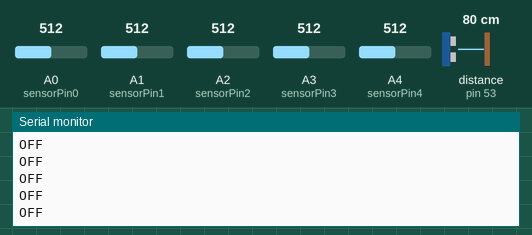
This sketch was run on a simulated Arduino Mega 2560, built with avr-gcc and run on an emulated ATmega2560. On the bench: the last lines printed to the serial monitor. Wiring (inferred from the names in the program): ultrasonic range finder: trigger pin 23; echo pin 53. Inputs (shaded band) come from the test bench; at power-on: A0 (sensorPin0) = 512, A4 (sensorPin4) = 512, A1 (sensorPin1) = 512, A2 (sensorPin2) = 512, A3 (sensorPin3) = 512, distance to the obstacle (sensor on pin 53) 80 cm. The echo pulse lasts 58.3 µs per cm.

Above: at 4.2 s.
4.3 s: A0 (sensorPin0) set to 11
5.8 s: A0 (sensorPin0) set to 8
At 6.8 s:
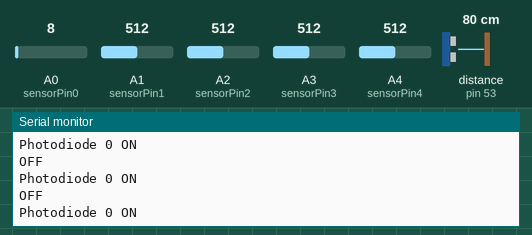
7.3 s: A4 (sensorPin4) set to 11
10.3 s: A4 (sensorPin4) set to 8
At 11.1 s:
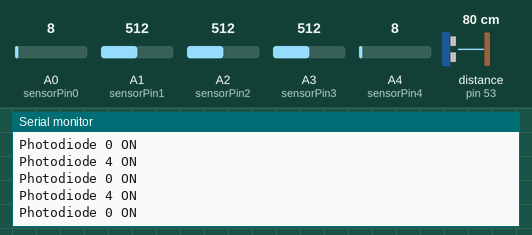

The sketch:

combineMidiPhotodiode.ino
```cpp
// define the pins used
#define VS1053_RX  2 // This is the pin that connects to the RX pin on VS1053

#define VS1053_RESET 9 // This is the pin that connects to the RESET pin on VS1053
// If you have the Music Maker shield, you don't need to connect the RESET pin!

// If you're using the VS1053 breakout:
// Don't forget to connect the GPIO #0 to GROUND and GPIO #1 pin to 3.3V
// If you're using the Music Maker shield:
// Don't forget to connect the GPIO #1 pin to 3.3V and the RX pin to digital #2

// See http://www.vlsi.fi/fileadmin/datasheets/vs1053.pdf Pg 31
#define VS1053_BANK_DEFAULT 0x00
#define VS1053_BANK_DRUMS1 0x78
#define VS1053_BANK_DRUMS2 0x7F
#define VS1053_BANK_MELODY 0x79

// See http://www.vlsi.fi/fileadmin/datasheets/vs1053.pdf Pg 32 for more!
#define VS1053_GM1_OCARINA 80
#define VS1053_GM1_CELLO 43
#define VS1053_GM1_APPLAUSE 127
#define VS1053_GM1_KALIMBA 109
#define VS1053_GM1_HARP 47
#define VS1053_GM1_CELESTA 9

#define MIDI_NOTE_ON  0x90
#define MIDI_NOTE_OFF 0x80
#define MIDI_CHAN_MSG 0xB0
#define MIDI_CHAN_BANK 0x00
#define MIDI_CHAN_VOLUME 0x07
#define MIDI_CHAN_PROGRAM 0xC0


#if defined(__AVR_ATmega328__) || defined(__AVR_ATmega328P__)
  #include <SoftwareSerial.h>
  SoftwareSerial VS1053_MIDI(0, 2); // TX only, do not use the 'rx' side
#else
  //on a Mega/Leonardo you may have to change the pin to one that
  // software serial support uses OR use a hardware serial port!
  #define VS1053_MIDI Serial1
#endif


int sensorPin0 = A0 ;
int sensorPin1 = A1;
int sensorPin2 = A2;
int sensorPin3 = A3;
int sensorPin4 = A4;
//int sensorPin5 = A5;
//int sensorPin6 = A6;
//int sensorPin7 = A7;
//int sensorPin8 = A8;

int sensorValue0 = 0;
int sensorValue1 = 0;
int sensorValue2 = 0;
int sensorValue3 = 0;
int sensorValue4 = 0;
//int sensorValue5 = 0;
//int sensorValue6 = 0;
//int sensorValue7 = 0;
//int sensorValue8 = 0;

int volume = 127;
const int trigPin = 23;
const int echoPin = 53;

float duration, distance;

void setup() {
  Serial.begin(9600);
  pinMode(sensorPin0,INPUT);
  pinMode(sensorPin1,INPUT);
  pinMode(sensorPin2,INPUT);
  pinMode(sensorPin3,INPUT);
  pinMode(sensorPin4,INPUT);
//  pinMode(sensorPin5,INPUT);
 // pinMode(sensorPin6,INPUT);
 // pinMode(sensorPin7,INPUT);
 //                                                                                                         pinMode(sensorPin8,INPUT);
  Serial.println("VS1053 MIDI test");

  pinMode(trigPin, OUTPUT);
  pinMode(echoPin, INPUT);

  VS1053_MIDI.begin(31250); // MIDI uses a 'strange baud rate'

  pinMode(VS1053_RESET, OUTPUT);
  digitalWrite(VS1053_RESET, LOW);
  delay(10);
  digitalWrite(VS1053_RESET, HIGH);
  delay(10);

  midiSetChannelBank(0, VS1053_BANK_MELODY);
  midiSetInstrument(0, VS1053_GM1_HARP);
  midiSetChannelVolume(0, 127);
}

void loop() {

  digitalWrite(trigPin, LOW);
  delayMicroseconds(2);
  digitalWrite(trigPin, HIGH);
  delayMicroseconds(10);
  digitalWrite(trigPin, LOW);

  duration = pulseIn(echoPin, HIGH);
  distance = (duration*.0343)/2;

  if (distance > 20){
    volume = 127;}
  else if (distance > 15) {
      volume = 95;}
  else if (distance >  10) {
      volume = 64;}
  else {
      volume =32;}


// put your main code here, to run repeatedly:
  sensorValue0= analogRead(sensorPin0);
  sensorValue1 = analogRead(sensorPin1);
  sensorValue2 = analogRead(sensorPin2);
  sensorValue3 = analogRead(sensorPin3);
  sensorValue4 = analogRead(sensorPin4);
  //sensorValue5 = analogRead(sensorPin5);
  //sensorValue6 = analogRead(sensorPin6);
  //sensorValue7 = analogRead(sensorPin7);
  //sensorValue8 = analogRead(sensorPin8);
  if (sensorValue0 < 10){
    Serial.println("Photodiode 0 ON");
    midiNoteOn(0, 30, volume);}
  if (sensorValue1 < 10) {
    Serial.println("Photodiode 1 ON");
    midiNoteOn(0, 31, volume);}
  if (sensorValue2 < 10) {
    Serial.println("Photodiode 2 ON");
    midiNoteOn(0, 32, volume);}
  if (sensorValue3 < 10) {
    Serial.println("Photodiode 3 ON");
    midiNoteOn(0, 33, volume);}
  if (sensorValue4 < 10) {
    Serial.println("Photodiode 4 ON");
    midiNoteOn(0, 34, volume);}
 // if (sensorValue5 > 10) {
  //  Serial.println("Photodiode 5 ON");
  //  midiNoteOn(0, 35, 127);}
 // if (sensorValue6 > 10) {
  //  Serial.println("Photodiode 6 ON");
  //  midiNoteOn(0, 36, 127);}
 // if (sensorValue7 > 10) {
  //  Serial.println("Photodiode 7 ON");
  //  midiNoteOn(0, 37, 127);}
 // if (sensorValue8 > 10) {
  //  Serial.println("Photodiode 8 ON");
  //  midiNoteOn(0, 38, 127);}
  else {
    Serial.println("OFF");
    midiNoteOff(0,30, 127);}

}

void midiSetInstrument(uint8_t chan, uint8_t inst) {
  if (chan > 15) return;
  inst --; // page 32 has instruments starting with 1 not 0 :(
  if (inst > 127) return;

  VS1053_MIDI.write(MIDI_CHAN_PROGRAM | chan);
  VS1053_MIDI.write(inst);
}


void midiSetChannelVolume(uint8_t chan, uint8_t vol) {
  if (chan > 15) return;
  if (vol > 127) return;

  VS1053_MIDI.write(MIDI_CHAN_MSG | chan);
  VS1053_MIDI.write(MIDI_CHAN_VOLUME);
  VS1053_MIDI.write(vol);
}

void midiSetChannelBank(uint8_t chan, uint8_t bank) {
  if (chan > 15) return;
  if (bank > 127) return;

  VS1053_MIDI.write(MIDI_CHAN_MSG | chan);
  VS1053_MIDI.write((uint8_t)MIDI_CHAN_BANK);
  VS1053_MIDI.write(bank);
}

void midiNoteOn(uint8_t chan, uint8_t n, uint8_t vel) {
  if (chan > 15) return;
  if (n > 127) return;
  if (vel > 127) return;

  VS1053_MIDI.write(MIDI_NOTE_ON | chan);
  VS1053_MIDI.write(n);
  VS1053_MIDI.write(vel);
}

void midiNoteOff(uint8_t chan, uint8_t n, uint8_t vel) {
  if (chan > 15) return;
  if (n > 127) return;
  if (vel > 127) return;

  VS1053_MIDI.write(MIDI_NOTE_OFF | chan);
  VS1053_MIDI.write(n);
  VS1053_MIDI.write(vel);
}
```

Measured:
- the behaviour switches between 10 and 9 on A0 (sensorPin0) (found by bisection; images 0 and 1)
- after the input at 5.8 s, the serial monitor: prints a new line at once (image 1)
- after the input at 10.3 s, the serial monitor: prints a new line after 0.10 s (image 2)
